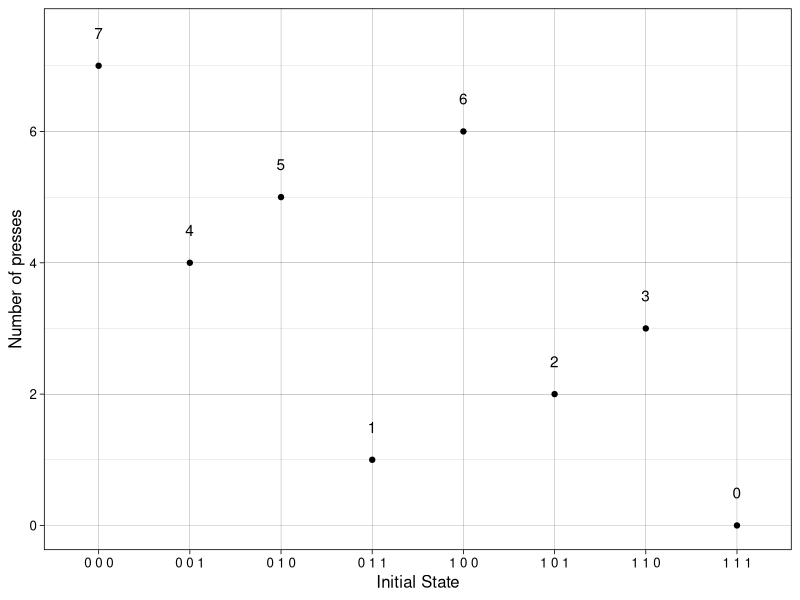

Recreate this plot in R.
## ---- chunk 1
knitr::opts_chunk$set(echo = TRUE)
#knitr::include_graphics('/post/new_scientist_puzzle_212/trial2.png')
#![created by DALL·E](/post/new_scientist_puzzle_212/DALL·E 2023-04-14_remote_Medium.jpeg)
## ---- chunk 2
library(dplyr)
library(combinat)
library(purrr)
library(ggplot2)

# create a vector to store the status of each device (muted = 0, unmuted = 1)
devices <- c(1, 0, 1) # start from any state

# create a function to check if all devices are unmuted
check_sound <- function(devices) {
    sum(devices) == 3
}
## ---- chunk 3
# Function to count the button presses for the remotes to achieve state {1, 1, 1} from any initial state. 
# The function takes a vector of 3 binary values indicating whether each device is muted (0) or unmuted (1).

counter <- function(initial_state){
   
   if(length(initial_state) != 3){
      stop("The function works for only 3 states at the moment.")
   }
   
   devices <- initial_state 

   count <- 0 # initialize a counter for the number of presses

    # first check if all unmuted
    if (check_sound(devices)) {
       out <- count
       }
   
   # create look out frame for indices to be changed
   g <- expand.grid(1:3, 1:3) %>% 
         mutate(Var3 = (Var1 == Var2), add = Var1+Var2) %>% 
      group_by(add, Var3) %>% 
      slice_sample() %>% 
      arrange(desc(Var3))

   # this is steps 1 and 2 above
    for (i in 1:nrow(g)) {
       # checks  
       indices <- g[i,]
       devices[c(indices$Var1, indices$Var2)] <- 1 - devices[c(indices$Var1, indices$Var2)] # change 1 or 2 remotes. 
    
         if (check_sound(devices)) {
             out <- count + 1
            } else {
               count = count + 1
               devices[c(indices$Var1, indices$Var2)] <- 1 - devices[c(indices$Var1, indices$Var2)] # revert to initial state
               }
    }
      
   # check if changing all fixed the problem - this is step 3 above
   devices[c(1, 2, 3)] <- 1 - devices[c(1, 2, 3)]
   count <- count + 1 # add 1 count
    
    if (check_sound(devices)) {
        out <- count
    }

    output <- data.frame(initial_state = paste(initial_state, collapse = " "), 
                         count = out)
    
   return(output)
}
## ---- chunk 4
counter(c(0, 0, 1))$count
## ---- chunk 5
# all possible states
states <- list(c(0, 0, 0), c(1, 1, 1), 
               c(1, 0, 0), c(0, 1, 0), c(0, 0, 1),
               c(1, 1, 0), c(1, 0, 1), c(0, 1, 1)) 

res <- map_dfr(states, counter)

ggplot(res) +
   geom_point(aes(x = initial_state, y = count)) +
   geom_text(aes(x = initial_state, y = count + 0.5, label = count)) +
   labs(x = "Initial State", y = "Number of presses") +
   theme_linedraw(12)
